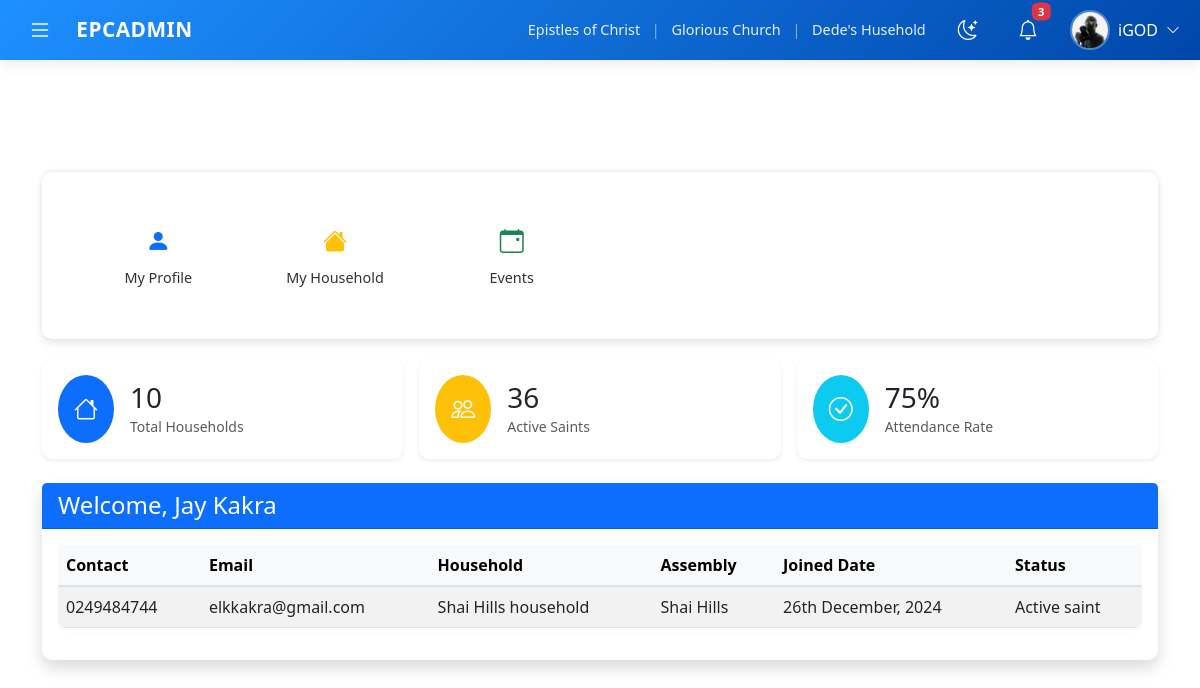
The app's page /app/pages/tpd/saints/saints_home.php (signed in) with its own data.
### tables this page shows
CREATE TABLE `members` (
  `member_id` int(11) NOT NULL,
  `first_name` varchar(50) NOT NULL,
  `last_name` varchar(50) NOT NULL,
  `date_of_birth` date NOT NULL,
  `gender` enum('Male','Female','Other') NOT NULL,
  `marital_status` enum('Single','Married','Divorced','Widowed') NOT NULL,
  `contact` varchar(20) NOT NULL,
  `email` varchar(255) DEFAULT NULL,
  `address` varchar(255) DEFAULT NULL,
  `profile_photo` varchar(255) DEFAULT NULL,
  `digital_address` varchar(20) NOT NULL,
  `occupation` varchar(100) DEFAULT NULL,
  `employer` varchar(100) DEFAULT NULL,
  `work_phone` varchar(20) DEFAULT NULL,
  `highest_education_level` enum('None','Primary','Secondary','Diploma','Bachelor','Master','Doctorate') DEFAULT NULL,
  `institution` varchar(100) DEFAULT NULL,
  `year_graduated` int(11) DEFAULT NULL,
  `status` enum('Committed saint','Active saint','Worker','New saint') NOT NULL,
  `joined_date` date NOT NULL,
  `assemblies_id` int(11) NOT NULL,
  `local_function_id` int(11) NOT NULL,
  `referral_id` int(11) DEFAULT NULL,
  `group_name` varchar(50) DEFAULT NULL,
  `username` varchar(50) NOT NULL,
  `password` varchar(255) NOT NULL,
  `created_at` timestamp NOT NULL DEFAULT current_timestamp(),
  `updated_at` timestamp NULL DEFAULT NULL ON UPDATE current_timestamp(),
  `created_by` varchar(50) NOT NULL,
  `updated_by` varchar(50) DEFAULT NULL
);

CREATE TABLE `assemblies` (
  `assembly_id` int(11) NOT NULL,
  `zone_id` int(11) NOT NULL,
  `region` varchar(100) NOT NULL,
  `city_town` varchar(100) NOT NULL,
  `digital_address` varchar(20) NOT NULL,
  `nearest_landmark` varchar(255) DEFAULT NULL,
  `date_started` date DEFAULT NULL,
  `name` varchar(100) NOT NULL,
  `description` text DEFAULT NULL,
  `status` tinyint(1) NOT NULL DEFAULT 1,
  `created_at` timestamp NOT NULL DEFAULT current_timestamp(),
  `updated_at` timestamp NULL DEFAULT NULL ON UPDATE current_timestamp(),
  `created_by` varchar(50) NOT NULL,
  `updated_by` varchar(50) DEFAULT NULL
);

CREATE TABLE `households` (
  `household_id` int(11) NOT NULL,
  `assembly_id` int(11) NOT NULL,
  `address` varchar(255) NOT NULL,
  `digital_address` varchar(20) NOT NULL,
  `nearest_landmark` varchar(255) DEFAULT NULL,
  `date_started` date DEFAULT NULL,
  `name` varchar(100) NOT NULL,
  `description` text DEFAULT NULL,
  `status` tinyint(1) NOT NULL DEFAULT 1,
  `created_at` timestamp NOT NULL DEFAULT current_timestamp(),
  `updated_at` timestamp NULL DEFAULT NULL ON UPDATE current_timestamp(),
  `created_by` varchar(50) NOT NULL,
  `updated_by` varchar(50) DEFAULT NULL
);

### app/includes/sidebar.php (called while the page is built, shortened)
<?php
$base_url = '/Ekklessia-church-management/app/pages';
?>

### app/pages/tpd/saints/saints_home.php (the view, shortened to what this page needs)
<?php
include "../../../config/db.php";
$member_id = 1;
try {
    $stmt = $pdo->prepare("
        SELECT m.first_name, m.last_name, m.contact, m.email, m.joined_date, m.status,
               h.name AS household_name, a.name AS assembly_name
        FROM members m
        LEFT JOIN member_household mh ON m.member_id = mh.member_id
        LEFT JOIN households h ON mh.household_id = h.household_id
        LEFT JOIN assemblies a ON h.assembly_id = a.assembly_id
        WHERE m.member_id = ?
    ");
    $stmt->execute([$member_id]);
    $member = $stmt->fetch(PDO::FETCH_ASSOC);
} catch (PDOException $e) {
    $_SESSION['error_message'] = "Error fetching member data: " . $e->getMessage();
    $member = [];
}
$total_households = $pdo->query("SELECT COUNT(*) FROM households WHERE status = 1")->fetchColumn();
$total_members = $pdo->query("SELECT COUNT(*) FROM members WHERE status IN ('Committed saint', 'Active saint')")->fetchColumn();
$attendance_rate = 75;
?>
<!DOCTYPE html>
<html lang="en">
<?php include "../../../includes/header.php"; ?>
<body class="d-flex flex-column min-vh-100">
<?php include "../../../includes/sidebar.php"; ?>
<main class="container flex-grow-1 py-2">
    <div class="card nav-card">
        <div class="card-body">
            <div class="row g-3">
                <div class="col-6 col-md-4 col-lg-2">
                    <a href="<?= $base_url ?>/tpd/saints/profile.php" class="nav-link-btn">
                        <i class="bi bi-person-fill text-primary"></i><span>My Profile</span>
                    </a>
                </div>
                <div class="col-6 col-md-4 col-lg-2">
                    <a href="<?= $base_url ?>/tpd/saints/household.php" class="nav-link-btn">
                        <i class="bi bi-house-fill text-warning"></i><span>My Household</span>
                    </a>
                </div>
                <div class="col-6 col-md-4 col-lg-2">
                    <a href="<?= $base_url ?>/tpd/saints/events.php" class="nav-link-btn">
                        <i class="bi bi-calendar-event text-success"></i><span>Events</span>
                    </a>
                </div>
            </div>
        </div>
    </div>
    <div class="row g-3 mb-4">
        <div class="col-md-4">
            <div class="card dashboard-card shadow-sm h-100">
                <div class="card-body">
                    <div class="d-flex align-items-center">
                        <div class="bg-primary text-white rounded-circle p-3 me-3">
                            <i class="bi bi-house fs-4"></i>
                        </div>
                        <div>
                            <h3 class="mb-0"><?= $total_households ?></h3>
                            <small class="text-muted">Total Households</small>
                        </div>
                    </div>
                </div>
            </div>
        </div>
        <div class="col-md-4">
            <div class="card dashboard-card shadow-sm h-100">
                <div class="card-body">
                    <div class="d-flex align-items-center">
                        <div class="bg-warning text-white rounded-circle p-3 me-3">
                            <i class="bi bi-people fs-4"></i>
                        </div>
                        <div>
                            <h3 class="mb-0"><?= $total_members ?></h3>
                            <small class="text-muted">Active Saints</small>
                        </div>
                    </div>
                </div>
            </div>
        </div>
        <div class="col-md-4">
            <div class="card dashboard-card shadow-sm h-100">
                <div class="card-body">
                    <div class="d-flex align-items-center">
                        <div class="bg-info text-white rounded-circle p-3 me-3">
                            <i class="bi bi-check-circle fs-4"></i>
                        </div>
                        <div>
                            <h3 class="mb-0"><?= $attendance_rate ?>%</h3>
                            <small class="text-muted">Attendance Rate</small>
                        </div>
                    </div>
                </div>
            </div>
        </div>
    </div>
    <div class="card shadow">
        <div class="card-header bg-primary text-white">
            <h4 class="mb-0">Welcome, <?= htmlspecialchars($member['first_name'] ?? '') ?> <?= htmlspecialchars($member['last_name'] ?? '') ?></h4>
        </div>
        <div class="card-body">
            <div class="table-responsive">
                <table class="table table-striped table-hover align-middle">
                    <thead class="table-light">
                        <tr>
                            <th>Contact</th>
                            <th>Email</th>
                            <th>Household</th>
                            <th>Assembly</th>
                            <th>Joined Date</th>
                            <th>Status</th>
                        </tr>
                    </thead>
                    <tbody>
                        <tr>
                            <td><?= htmlspecialchars($member['contact'] ?? 'N/A') ?></td>
                            <td><?= htmlspecialchars($member['email'] ?? 'N/A') ?></td>
                            <td><?= htmlspecialchars($member['household_name'] ?? 'Not Assigned') ?></td>
                            <td><?= htmlspecialchars($member['assembly_name'] ?? 'N/A') ?></td>
                            <td><?= htmlspecialchars($member['joined_date'] ? (new DateTime($member['joined_date']))->format('jS F, Y') : 'N/A') ?></td>
                            <td><?= htmlspecialchars($member['status'] ?? 'N/A') ?></td>
                        </tr>
                    </tbody>
                </table>
            </div>
        </div>
    </div>
</main>
</body>
</html>

### app/includes/header.php (shortened to what this page needs)
<?php
require_once __DIR__ . '/../config/config.php';
$image_base_url = '/Ekklessia-church-management/app/resources/assets/images/';
$username = 'Guest';
$profile_picture = '';
$church_name = 'Epistles of Christ';
$assembly_name = 'N/A';
$household_name = 'N/A';
if (isset($_SESSION['member_id'])) {
    try {
        $stmt = $pdo->prepare("
            SELECT m.username, m.profile_photo,
                   a.name AS assembly_name, a.assembly_id AS assembly_id,
                   h.name AS household_name, h.household_id AS household_id
            FROM members m
            LEFT JOIN member_household mh ON m.member_id = mh.member_id
            LEFT JOIN assemblies a ON mh.assemblies_id = a.assembly_id
            LEFT JOIN households h ON mh.household_id = h.household_id
            WHERE m.member_id = :member_id
            LIMIT 1
        ");
        $stmt->execute(['member_id' => $_SESSION['member_id']]);
        $user = $stmt->fetch(PDO::FETCH_ASSOC);
        if ($user) {
            $username = htmlspecialchars($user['username'] ?? 'Guest');
            $assembly_name = htmlspecialchars($user['assembly_name'] ?? 'N/A');
            $household_name = htmlspecialchars($user['household_name'] ?? 'N/A');
            if (!empty($user['profile_photo']) && strtolower($user['profile_photo']) !== 'null') {
                $profile_photo_cleaned = basename(trim($user['profile_photo']));
                $profile_picture_path = $image_base_url . rawurlencode($profile_photo_cleaned);
                $file_path = realpath(__DIR__ . '/../resources/assets/images/' . $profile_photo_cleaned);
                if ($file_path && file_exists($file_path)) {
                    $profile_picture = $profile_picture_path;
                }
            }
        }
    } catch (PDOException $e) {
        error_log("Error fetching user details: " . $e->getMessage());
    }
}
?>
<!DOCTYPE html>
<html lang="en" data-bs-theme="light">
<head>
    <link rel="stylesheet" href="https://cdn.jsdelivr.net/npm/bootstrap@5.3.0/dist/css/bootstrap.min.css">
    <link rel="stylesheet" href="https://cdn.jsdelivr.net/npm/bootstrap-icons@1.11.3/font/bootstrap-icons.min.css">
    <link rel="stylesheet" href="https://cdnjs.cloudflare.com/ajax/libs/font-awesome/6.4.2/css/all.min.css">
    <link rel="stylesheet" href="/Ekklessia-church-management/public/assets/css/style.css">
</head>
<body>
<?php include 'sidebar.php'; ?>
<header class="top-header d-flex align-items-center justify-content-between">
    <div class="d-flex align-items-center">
        <button id="sidebarCollapse" class="btn d-flex align-items-center justify-content-center">
            <i class="bi bi-list fs-4"></i>
        </button>
        <a href="/Ekklessia-church-management/public/index.php" class="brand-logo ms-3">EPCADMIN</a>
    </div>
    <div class="d-flex align-items-center gap-4">
        <div class="church-info d-none d-md-block">
            <span class="church-name"><?php echo $church_name; ?></span>
            <span class="separator">|</span>
            <span class="assembly-name"><?php echo $assembly_name; ?></span>
            <span class="separator">|</span>
            <span class="household-name"><?php echo $household_name; ?></span>
        </div>
        <button class="theme-toggle btn d-flex align-items-center justify-content-center">
            <i class="bi bi-moon-stars fs-5"></i>
        </button>
        <div class="notification-icon position-relative d-flex align-items-center justify-content-center">
            <i class="bi bi-bell fs-5"></i>
            <span class="badge bg-danger notification-badge">3</span>
        </div>
        <div class="dropdown">
            <button class="user-profile border-0 bg-transparent p-0" type="button" id="userDropdown" data-bs-toggle="dropdown" aria-expanded="false">
                <div class="d-flex align-items-center gap-2">
                    <div class="profile-image-container">
                        <?php if (!empty($profile_picture)): ?>
                            <img src="<?php echo $profile_picture; ?>" alt="Profile" class="w-100 h-100 object-fit-cover">
                        <?php else: ?>
                            <div class="profile-placeholder d-flex align-items-center justify-content-center h-100 bg-light">
                                <i class="bi bi-person text-secondary"></i>
                            </div>
                        <?php endif; ?>
                    </div>
                    <div class="d-none d-md-flex align-items-center text-white">
                        <span class="me-2"><?php echo $username; ?></span>
                        <i class="bi bi-chevron-down small"></i>
                    </div>
                </div>
            </button>
        </div>
    </div>
</header>
<div class="flex-grow-1">
    <main class="container-fluid py-3 px-4">
    </main>
</div>
</body>
</html>

### Public/assets/css/style.css (style rules this page uses)
body { min-height: 100vh; display: flex; flex-direction: column; }
.nav-link, .dropdown-item, button { transition: all 0.2s ease-in-out; }
.card { border: none; border-radius: 10px; box-shadow: 0 2px 15px rgba(0, 0, 0, 0.08); transition: transform 0.2s ease, box-shadow 0.2s ease; }
.btn { border-radius: 6px; padding: 0.5rem 1rem; font-weight: 500; letter-spacing: 0.3px; }
.table { border-radius: 8px; overflow: hidden; box-shadow: 0 0 10px rgba(0, 0, 0, 0.05); }
.table thead th { background: #f8f9fa; border-bottom: 2px solid #dee2e6; font-weight: 600; }

### app/includes/header.php (style rules this page uses)
.top-header { position: fixed; top: 0; width: 100%; background: linear-gradient(135deg, #1e90ff 0%, #0047ab 100%); color: white; z-index: 1050; box-shadow: 0 2px 15px rgba(0, 0, 0, 0.1); padding: 10px 20px; height: 60px; }
.profile-image-container { width: 40px; height: 40px; border-radius: 50%; overflow: hidden; position: relative; border: 2px solid rgba(255, 255, 255, 0.3); transition: border-color 0.2s ease; }
.church-info { font-size: 0.9rem; color: rgba(255, 255, 255, 0.9); }
.separator { margin: 0 8px; color: rgba(255, 255, 255, 0.5); }
.brand-logo { font-size: 1.3rem; font-weight: 700; color: white !important; text-decoration: none; letter-spacing: 0.5px; transition: opacity 0.2s ease; }
#sidebarCollapse { background: transparent; border: none; color: white; padding: 8px; border-radius: 4px; transition: background-color 0.2s ease; }
.theme-toggle { color: white; background: transparent; border: none; padding: 8px; border-radius: 4px; transition: background-color 0.2s ease; }
.notification-icon { padding: 8px; border-radius: 4px; cursor: pointer; transition: background-color 0.2s ease; color: white; }
.notification-badge { position: absolute; top: 0; right: 0; font-size: 0.7rem; padding: 0.2rem 0.4rem; transform: translate(25%, -25%); }

### app/pages/tpd/saints/saints_home.php (style rules this page uses)
.nav-card { background-color: #ffffff; border: none; box-shadow: 0 -2px 6px -2px rgba(0, 0, 0, 0.1), 0 4px 8px rgba(0, 0, 0, 0.1); border-radius: 10px; padding: 20px; margin-bottom: 20px; }
.nav-card .nav-link-btn { display: flex; flex-direction: column; align-items: center; text-align: center; text-decoration: none; color: #333; padding: 15px; border-radius: 8px; transition: background-color 0.3s, transform 0.2s; }
.nav-link-btn i { font-size: 1.5rem; margin-bottom: 8px; }
.nav-link-btn span { font-size: 0.9rem; font-weight: 500; }

### records on screen
members: assemblies.name "Glorious Church", households.name "Dede's Husehold", profile_photo (picture), username "iGOD"
members: first_name "Jay", last_name "Kakra", contact "0249484744", email "elkkakra@gmail.com", households.name "Shai Hills household", assemblies.name "Shai Hills", joined_date "26th December, 2024", status "Active saint"

### other values on screen
$church_name "Epistles of Christ"
$total_households "10"
$total_members "36"
$attendance_rate "75"
